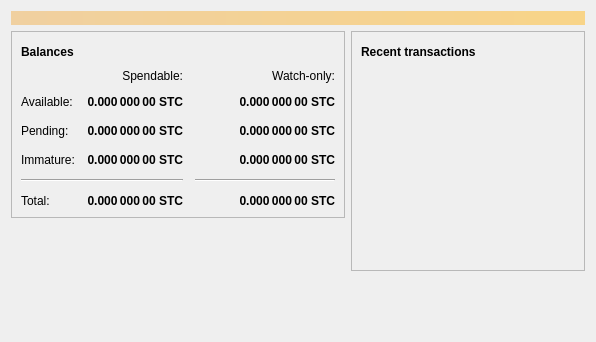
<?xml version="1.0" encoding="UTF-8"?>
<ui version="4.0">
 <class>OverviewPage</class>
 <widget class="QWidget" name="OverviewPage">
  <property name="geometry">
   <rect>
    <x>0</x>
    <y>0</y>
    <width>596</width>
    <height>342</height>
   </rect>
  </property>
  <property name="windowTitle">
   <string>Form</string>
  </property>
  <layout class="QVBoxLayout" name="topLayout">
   <item>
    <widget class="QLabel" name="labelAlerts">
     <property name="visible">
      <bool>false</bool>
     </property>
     <property name="styleSheet">
      <string notr="true">QLabel { background-color: qlineargradient(x1: 0, y1: 0, x2: 1, y2: 0, stop:0 #F0D0A0, stop:1 #F8D488); color:#000000; }</string>
     </property>
     <property name="wordWrap">
      <bool>true</bool>
     </property>
     <property name="margin">
      <number>3</number>
     </property>
     <property name="textInteractionFlags">
      <set>Qt::TextSelectableByMouse</set>
     </property>
    </widget>
   </item>
   <item>
    <layout class="QHBoxLayout" name="horizontalLayout" stretch="1,1">
     <item>
      <layout class="QVBoxLayout" name="verticalLayout_2">
       <item>
        <widget class="QFrame" name="frame">
         <property name="frameShape">
          <enum>QFrame::StyledPanel</enum>
         </property>
         <property name="frameShadow">
          <enum>QFrame::Raised</enum>
         </property>
         <layout class="QVBoxLayout" name="verticalLayout_4">
          <item>
           <layout class="QHBoxLayout" name="horizontalLayout_4">
            <item>
             <widget class="QLabel" name="label_5">
              <property name="font">
               <font>
                <weight>75</weight>
                <bold>true</bold>
               </font>
              </property>
              <property name="text">
               <string>Balances</string>
              </property>
             </widget>
            </item>
            <item>
             <widget class="QPushButton" name="labelWalletStatus">
              <property name="enabled">
               <bool>true</bool>
              </property>
              <property name="maximumSize">
               <size>
                <width>30</width>
                <height>16777215</height>
               </size>
              </property>
              <property name="toolTip">
               <string>The displayed information may be out of date. Your wallet automatically synchronizes with the Scoutcoin network after a connection is established, but this process has not completed yet.</string>
              </property>
              <property name="text">
               <string/>
              </property>
              <property name="icon">
               <iconset resource="../bitcoin.qrc">
                <normaloff>:/icons/warning</normaloff>
                <disabledoff>:/icons/warning</disabledoff>:/icons/warning</iconset>
              </property>
              <property name="iconSize">
               <size>
                <width>24</width>
                <height>24</height>
               </size>
              </property>
              <property name="flat">
               <bool>true</bool>
              </property>
             </widget>
            </item>
            <item>
             <spacer name="horizontalSpacer_3">
              <property name="orientation">
               <enum>Qt::Horizontal</enum>
              </property>
              <property name="sizeHint" stdset="0">
               <size>
                <width>40</width>
                <height>20</height>
               </size>
              </property>
             </spacer>
            </item>
           </layout>
          </item>
          <item>
           <layout class="QGridLayout" name="gridLayout">
            <property name="spacing">
             <number>12</number>
            </property>
            <item row="2" column="2">
             <widget class="QLabel" name="labelWatchPending">
              <property name="font">
               <font>
                <weight>75</weight>
                <bold>true</bold>
               </font>
              </property>
              <property name="cursor">
               <cursorShape>IBeamCursor</cursorShape>
              </property>
              <property name="toolTip">
               <string>Unconfirmed transactions to watch-only addresses</string>
              </property>
              <property name="text">
               <string notr="true">0.000 000 00 STC</string>
              </property>
              <property name="alignment">
               <set>Qt::AlignRight|Qt::AlignTrailing|Qt::AlignVCenter</set>
              </property>
              <property name="textInteractionFlags">
               <set>Qt::LinksAccessibleByMouse|Qt::TextSelectableByKeyboard|Qt::TextSelectableByMouse</set>
              </property>
             </widget>
            </item>
            <item row="2" column="1">
             <widget class="QLabel" name="labelUnconfirmed">
              <property name="font">
               <font>
                <weight>75</weight>
                <bold>true</bold>
               </font>
              </property>
              <property name="cursor">
               <cursorShape>IBeamCursor</cursorShape>
              </property>
              <property name="toolTip">
               <string>Total of transactions that have yet to be confirmed, and do not yet count toward the spendable balance</string>
              </property>
              <property name="text">
               <string notr="true">0.000 000 00 STC</string>
              </property>
              <property name="alignment">
               <set>Qt::AlignRight|Qt::AlignTrailing|Qt::AlignVCenter</set>
              </property>
              <property name="textInteractionFlags">
               <set>Qt::LinksAccessibleByMouse|Qt::TextSelectableByKeyboard|Qt::TextSelectableByMouse</set>
              </property>
             </widget>
            </item>
            <item row="3" column="2">
             <widget class="QLabel" name="labelWatchImmature">
              <property name="font">
               <font>
                <weight>75</weight>
                <bold>true</bold>
               </font>
              </property>
              <property name="cursor">
               <cursorShape>IBeamCursor</cursorShape>
              </property>
              <property name="toolTip">
               <string>Mined balance in watch-only addresses that has not yet matured</string>
              </property>
              <property name="text">
               <string notr="true">0.000 000 00 STC</string>
              </property>
              <property name="alignment">
               <set>Qt::AlignRight|Qt::AlignTrailing|Qt::AlignVCenter</set>
              </property>
              <property name="textInteractionFlags">
               <set>Qt::LinksAccessibleByMouse|Qt::TextSelectableByKeyboard|Qt::TextSelectableByMouse</set>
              </property>
             </widget>
            </item>
            <item row="4" column="0" colspan="2">
             <widget class="Line" name="line">
              <property name="orientation">
               <enum>Qt::Horizontal</enum>
              </property>
             </widget>
            </item>
            <item row="4" column="2">
             <widget class="Line" name="lineWatchBalance">
              <property name="sizePolicy">
               <sizepolicy hsizetype="Preferred" vsizetype="Fixed">
                <horstretch>0</horstretch>
                <verstretch>0</verstretch>
               </sizepolicy>
              </property>
              <property name="minimumSize">
               <size>
                <width>140</width>
                <height>0</height>
               </size>
              </property>
              <property name="orientation">
               <enum>Qt::Horizontal</enum>
              </property>
             </widget>
            </item>
            <item row="5" column="0">
             <widget class="QLabel" name="labelTotalText">
              <property name="text">
               <string>Total:</string>
              </property>
             </widget>
            </item>
            <item row="3" column="1">
             <widget class="QLabel" name="labelImmature">
              <property name="font">
               <font>
                <weight>75</weight>
                <bold>true</bold>
               </font>
              </property>
              <property name="cursor">
               <cursorShape>IBeamCursor</cursorShape>
              </property>
              <property name="toolTip">
               <string>Mined balance that has not yet matured</string>
              </property>
              <property name="text">
               <string notr="true">0.000 000 00 STC</string>
              </property>
              <property name="alignment">
               <set>Qt::AlignRight|Qt::AlignTrailing|Qt::AlignVCenter</set>
              </property>
              <property name="textInteractionFlags">
               <set>Qt::LinksAccessibleByMouse|Qt::TextSelectableByKeyboard|Qt::TextSelectableByMouse</set>
              </property>
             </widget>
            </item>
            <item row="2" column="3">
             <spacer name="horizontalSpacer_2">
              <property name="orientation">
               <enum>Qt::Horizontal</enum>
              </property>
              <property name="sizeHint" stdset="0">
               <size>
                <width>40</width>
                <height>20</height>
               </size>
              </property>
             </spacer>
            </item>
            <item row="3" column="0">
             <widget class="QLabel" name="labelImmatureText">
              <property name="text">
               <string>Immature:</string>
              </property>
             </widget>
            </item>
            <item row="5" column="1">
             <widget class="QLabel" name="labelTotal">
              <property name="font">
               <font>
                <weight>75</weight>
                <bold>true</bold>
               </font>
              </property>
              <property name="cursor">
               <cursorShape>IBeamCursor</cursorShape>
              </property>
              <property name="toolTip">
               <string>Your current total balance</string>
              </property>
              <property name="text">
               <string notr="true">0.000 000 00 STC</string>
              </property>
              <property name="alignment">
               <set>Qt::AlignRight|Qt::AlignTrailing|Qt::AlignVCenter</set>
              </property>
              <property name="textInteractionFlags">
               <set>Qt::LinksAccessibleByMouse|Qt::TextSelectableByKeyboard|Qt::TextSelectableByMouse</set>
              </property>
             </widget>
            </item>
            <item row="5" column="2">
             <widget class="QLabel" name="labelWatchTotal">
              <property name="font">
               <font>
                <weight>75</weight>
                <bold>true</bold>
               </font>
              </property>
              <property name="cursor">
               <cursorShape>IBeamCursor</cursorShape>
              </property>
              <property name="toolTip">
               <string>Current total balance in watch-only addresses</string>
              </property>
              <property name="text">
               <string notr="true">0.000 000 00 STC</string>
              </property>
              <property name="alignment">
               <set>Qt::AlignRight|Qt::AlignTrailing|Qt::AlignVCenter</set>
              </property>
              <property name="textInteractionFlags">
               <set>Qt::LinksAccessibleByMouse|Qt::TextSelectableByKeyboard|Qt::TextSelectableByMouse</set>
              </property>
             </widget>
            </item>
            <item row="0" column="2">
             <widget class="QLabel" name="labelWatchonly">
              <property name="text">
               <string>Watch-only:</string>
              </property>
              <property name="alignment">
               <set>Qt::AlignRight|Qt::AlignTrailing|Qt::AlignVCenter</set>
              </property>
             </widget>
            </item>
            <item row="1" column="0">
             <widget class="QLabel" name="labelBalanceText">
              <property name="text">
               <string>Available:</string>
              </property>
             </widget>
            </item>
            <item row="1" column="1">
             <widget class="QLabel" name="labelBalance">
              <property name="font">
               <font>
                <weight>75</weight>
                <bold>true</bold>
               </font>
              </property>
              <property name="cursor">
               <cursorShape>IBeamCursor</cursorShape>
              </property>
              <property name="toolTip">
               <string>Your current spendable balance</string>
              </property>
              <property name="text">
               <string notr="true">0.000 000 00 STC</string>
              </property>
              <property name="alignment">
               <set>Qt::AlignRight|Qt::AlignTrailing|Qt::AlignVCenter</set>
              </property>
              <property name="textInteractionFlags">
               <set>Qt::LinksAccessibleByMouse|Qt::TextSelectableByKeyboard|Qt::TextSelectableByMouse</set>
              </property>
             </widget>
            </item>
            <item row="1" column="2">
             <widget class="QLabel" name="labelWatchAvailable">
              <property name="font">
               <font>
                <weight>75</weight>
                <bold>true</bold>
               </font>
              </property>
              <property name="cursor">
               <cursorShape>IBeamCursor</cursorShape>
              </property>
              <property name="toolTip">
               <string>Your current balance in watch-only addresses</string>
              </property>
              <property name="text">
               <string notr="true">0.000 000 00 STC</string>
              </property>
              <property name="alignment">
               <set>Qt::AlignRight|Qt::AlignTrailing|Qt::AlignVCenter</set>
              </property>
              <property name="textInteractionFlags">
               <set>Qt::LinksAccessibleByMouse|Qt::TextSelectableByKeyboard|Qt::TextSelectableByMouse</set>
              </property>
             </widget>
            </item>
            <item row="2" column="0">
             <widget class="QLabel" name="labelPendingText">
              <property name="text">
               <string>Pending:</string>
              </property>
             </widget>
            </item>
            <item row="0" column="1">
             <widget class="QLabel" name="labelSpendable">
              <property name="text">
               <string>Spendable:</string>
              </property>
              <property name="alignment">
               <set>Qt::AlignRight|Qt::AlignTrailing|Qt::AlignVCenter</set>
              </property>
             </widget>
            </item>
           </layout>
          </item>
         </layout>
        </widget>
       </item>
       <item>
        <spacer name="verticalSpacer">
         <property name="orientation">
          <enum>Qt::Vertical</enum>
         </property>
         <property name="sizeHint" stdset="0">
          <size>
           <width>20</width>
           <height>40</height>
          </size>
         </property>
        </spacer>
       </item>
      </layout>
     </item>
     <item>
      <layout class="QVBoxLayout" name="verticalLayout_3">
       <item>
        <widget class="QFrame" name="frame_2">
         <property name="frameShape">
          <enum>QFrame::StyledPanel</enum>
         </property>
         <property name="frameShadow">
          <enum>QFrame::Raised</enum>
         </property>
         <layout class="QVBoxLayout" name="verticalLayout">
          <item>
           <layout class="QHBoxLayout" name="horizontalLayout_2">
            <item>
             <widget class="QLabel" name="label_4">
              <property name="font">
               <font>
                <weight>75</weight>
                <bold>true</bold>
               </font>
              </property>
              <property name="text">
               <string>Recent transactions</string>
              </property>
             </widget>
            </item>
            <item>
             <widget class="QPushButton" name="labelTransactionsStatus">
              <property name="enabled">
               <bool>true</bool>
              </property>
              <property name="maximumSize">
               <size>
                <width>30</width>
                <height>16777215</height>
               </size>
              </property>
              <property name="toolTip">
               <string>The displayed information may be out of date. Your wallet automatically synchronizes with the Scoutcoin network after a connection is established, but this process has not completed yet.</string>
              </property>
              <property name="text">
               <string/>
              </property>
              <property name="icon">
               <iconset resource="../bitcoin.qrc">
                <normaloff>:/icons/warning</normaloff>
                <disabledoff>:/icons/warning</disabledoff>:/icons/warning</iconset>
              </property>
              <property name="iconSize">
               <size>
                <width>24</width>
                <height>24</height>
               </size>
              </property>
              <property name="flat">
               <bool>true</bool>
              </property>
             </widget>
            </item>
            <item>
             <spacer name="horizontalSpacer">
              <property name="orientation">
               <enum>Qt::Horizontal</enum>
              </property>
              <property name="sizeHint" stdset="0">
               <size>
                <width>40</width>
                <height>20</height>
               </size>
              </property>
             </spacer>
            </item>
           </layout>
          </item>
          <item>
           <widget class="QListView" name="listTransactions">
            <property name="styleSheet">
             <string notr="true">QListView { background: transparent; }</string>
            </property>
            <property name="frameShape">
             <enum>QFrame::NoFrame</enum>
            </property>
            <property name="verticalScrollBarPolicy">
             <enum>Qt::ScrollBarAlwaysOff</enum>
            </property>
            <property name="horizontalScrollBarPolicy">
             <enum>Qt::ScrollBarAlwaysOff</enum>
            </property>
            <property name="selectionMode">
             <enum>QAbstractItemView::NoSelection</enum>
            </property>
           </widget>
          </item>
         </layout>
        </widget>
       </item>
       <item>
        <spacer name="verticalSpacer_2">
         <property name="orientation">
          <enum>Qt::Vertical</enum>
         </property>
         <property name="sizeHint" stdset="0">
          <size>
           <width>20</width>
           <height>40</height>
          </size>
         </property>
        </spacer>
       </item>
      </layout>
     </item>
    </layout>
   </item>
  </layout>
 </widget>
 <resources/>
 <connections/>
</ui>
